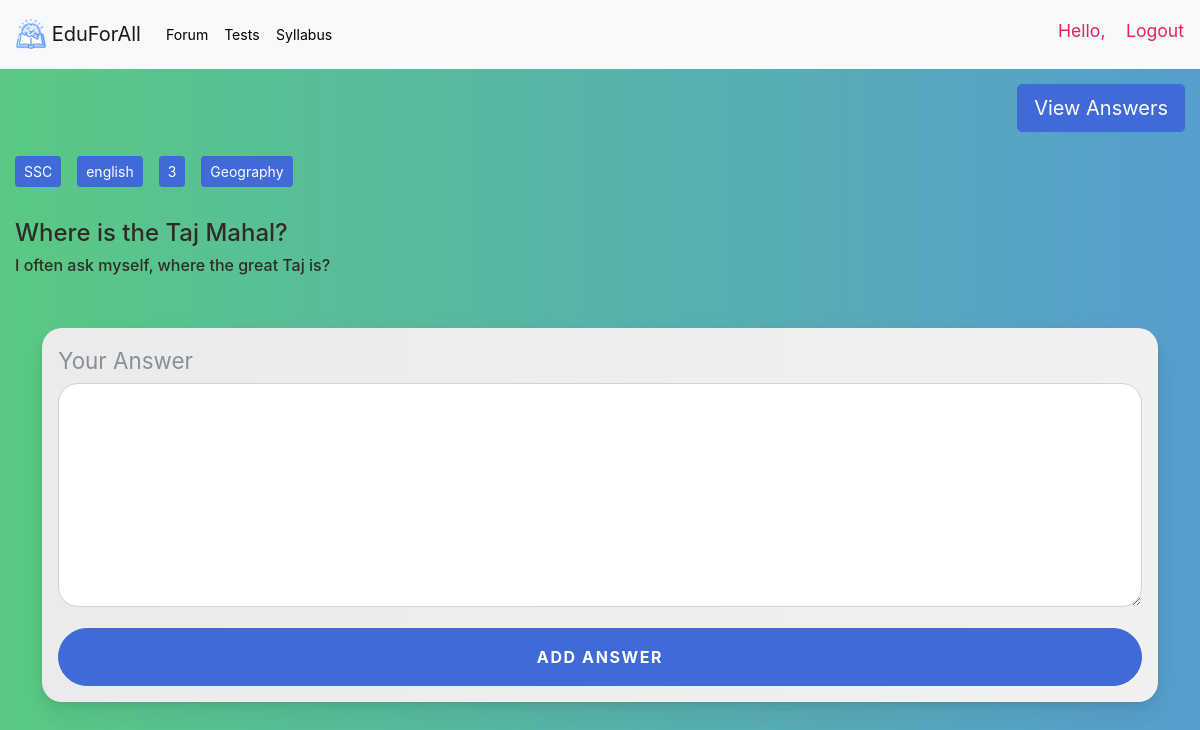
The app's page /forum/question/3 (signed in), older data.
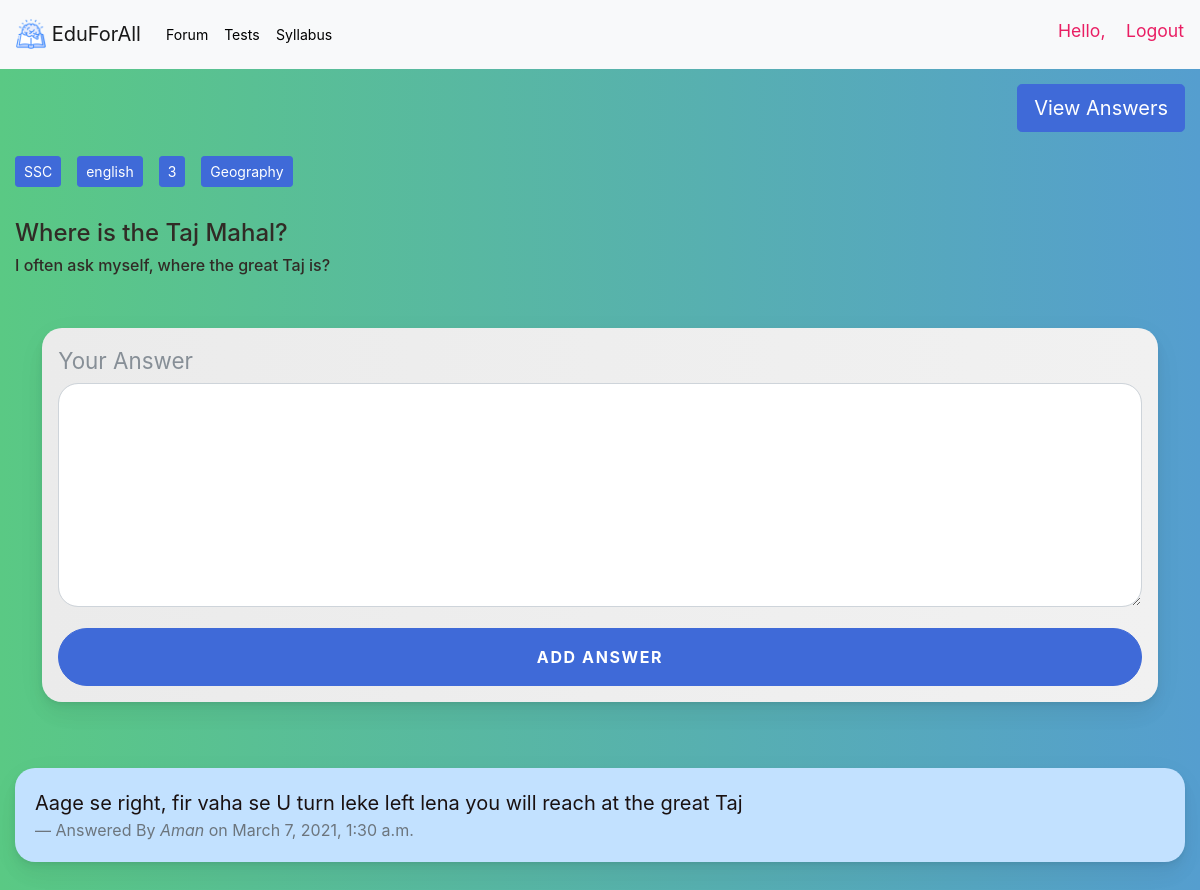
The same page, newer data.
### forum/models.py (models this page shows, shortened)
class question(models.Model):
    created = models.DateTimeField(auto_now_add=True)
    questionBy = models.ForeignKey(student, on_delete=models.CASCADE)
    title = models.CharField(max_length=240)
    body = models.CharField(max_length=25000)
    medium = models.CharField(max_length=100)
    acadYear = models.CharField(max_length=100)
    subject = models.CharField(max_length=100)
    board = models.CharField(max_length=100, default="SSC")

class answer(models.Model):
    created = models.DateTimeField(auto_now_add=True)
    whichQuestion = models.ForeignKey(question, on_delete=models.CASCADE)
    answerBy = models.ForeignKey(student, on_delete=models.CASCADE)
    body = models.CharField(max_length=30000)

class student(models.Model):
    user: OneToOneField = models.OneToOneField(User, on_delete=models.CASCADE)
    acadYear = models.CharField(max_length=100)
    medium = models.CharField(max_length=100)
    board = models.CharField(max_length=100, default="SSC")

### forum/views.py (the view, shortened to what this page needs)
# urls.py: path('question/<int:id>',views.queAns.as_view(),name='queAns'),
class queAns(View):
    def get(self, request, id, template_name='queAns.html'):
        if request.user.is_anonymous:
            return redirect('Login')
        message = {}
        Question = question.objects.filter(id=id)
        Question = Question[0]
        message['question']=Question
        answers = answer.objects.filter(whichQuestion=Question)
        answers = answers.order_by('-created')
        message['answers']=answers
        return render(request,template_name,message)

### forum/templates/queAns.html (shortened to what this page needs)
{% extends 'base.html' %}
{% load static %}
{% block content %}
<link rel="stylesheet" href="{% static 'all.css' %}">
<link rel="stylesheet" href="{% static 'bt.css' %}">
<link rel="stylesheet" href="{% static 'btb.css' %}">
<link rel="stylesheet" href="{% static 'login.css' %}">
<link rel="stylesheet" href="{% static 'forumLanding.css' %}">
<div class="container-fluid">
    <br>
    <br>
    <br>
    <br>
    <a class="btn btn-primary btn-lg float-right" href="#answers" role="button">View Answers</a>
    <br>
    <br>
<br>
</div>
<div class="container-fluid">
    <a class="btn btn-primary btn-sm float-left" style="margin-right: 16px; margin-bottom: 16px" href="" role="button">{{question.board}}</a>
    <a class="btn btn-primary btn-sm float-left" style="margin-right: 16px; margin-bottom: 16px"  href="" role="button">{{question.medium}}</a>
    <a class="btn btn-primary btn-sm float-left" style="margin-right: 16px; margin-bottom: 16px"  href="" role="button">{{question.acadYear}}</a>
    <a class="btn btn-primary btn-sm float-left" style="margin-right: 16px; margin-bottom: 16px"  href="" role="button">{{question.subject}}</a>
</div>
<div class="container-fluid">
<br>
<br>
<br>
    <h4 style="color: #312b26;">{{question.title}}</h4>
    <h6 style="color: #312b26;">{{question.body}}</h6>
    <br>
</div>
<div class="container">
    <div class="row">
        <div class="mx-auto d-block float-left">
            <div class="card card-signin my-4 mx-auto d-block" style="background-color: #fff; border-radius: 20px; background: linear-gradient(to right, #ebebeb, #f1f1f1);">
                <div class="card-body">
                        <form class="form-signin" action="" method="post" style="padding:0.01rem">
                            <label for="body" class="form-label-group">Your Answer</label>
                            <textarea id="body" name="body" rows="10" cols="100"  type="text" class="form-control" required style="border-radius: 20px; font-size: 14px;">
                            </textarea><br>
                            <button class="btn btn-lg btn-primary btn-block text-uppercase" type="submit" style="font-size: 1rem;">Add Answer</button>
                        </form>
                </div>
            </div>
        </div>
    </div>
</div>
<div class="container-fluid" id="answers">
<br>
<br>
    {% for i in answers %}
        <div class="card" style="background-color: #c2e1ff; color: #1a1111;">
            <div class="card-body">
                <blockquote class="blockquote mb-0">
                    <p>{{i.body}}</p>
                    <footer class="blockquote-footer">Answered By <cite
                            title="Source Title">{{ i.answerBy.user.first_name}}</cite> on {{i.created}}</footer>
                </blockquote>
            </div>
        </div>
    <br>
    {% endfor %}
</div>
{% endblock %}

### ensenanza/templates/base.html (shortened to what this page needs)
<!DOCTYPE html>
{%load static%}
<html lang="en">
<head>
  <link rel="stylesheet" href="{% static 'bootstrap.css' %}">
  <link rel="stylesheet" href="{% static 'all.css' %}">
  <link rel="stylesheet" href="{% static 'bt.css' %}">
  <link rel="stylesheet" href="{% static 'btb.css' %}">
  <link rel="stylesheet" href="{% static 'boi1.css' %}">
  <link rel="stylesheet" href="{% static 'intro.css' %}">
  <link rel="stylesheet" href="{% static 'login.css' %}">
<link rel="stylesheet" type="text/css" href="{%static 'plugins/OwlCarousel2-2.2.1/owl.carousel.css' %}">
<link rel="stylesheet" type="text/css" href="{%static 'plugins/OwlCarousel2-2.2.1/owl.theme.default.css' %}">
<link rel="stylesheet" type="text/css" href="{%static 'plugins/OwlCarousel2-2.2.1/animate.css' %}">
<link rel="stylesheet" type="text/css" href="{% static 'testimonial.css' %}">
</head>
<body>
    <header id="header" class="fixed-top">
        <nav class="navbar navbar-expand-lg navbar-light bg-light">
            <a class="navbar-brand" href="{% url 'landingPage' %}">
                <img src="{% static 'book.png' %}" width="30" height="30" class="d-inline-block align-top" alt="">
                EduForAll
              </a>
            <div class="collapse navbar-collapse" id="navbarSupportedContent">
              <ul class="navbar-nav mr-auto">
                <li class="nav-item">
                  <a class="nav-link" href="{% url 'forum:forumLanding' %}" style="margin-left: 2%;"><span style="color:rgb(0, 0, 0)">Forum</a>
                </li>
                <li class="nav-item">
                  <a class="nav-link" href="{% url 'Tests' %}" style="margin-left: 2%;"><span style="color:rgb(0, 0, 0)">Tests</a>
              </li>
                <li class="nav-item">
                    <a class="nav-link" href="{% url 'Syllabus' %}" style="margin-left: 2%;"><span style="color:rgb(0, 0, 0)">Syllabus</a>
                </li>
              </ul>
              {% if user.is_authenticated %}
                <p style="font-size:1.1rem; padding-top:1%"><a href="{% url 'viewProfile' %}"> Hello, {{user.first_name}} {{user.last_name}}</a></p>
              <p style="font-size:1.1rem; padding-top:1%; margin-left: 2%;"><a href="{% url 'Logout' %}">Logout</a></p>
              {% else %}
              <p style="font-size:1.1rem; padding-top:1%; margin-left: 2%;"><a href="{% url 'register' %}"><span style="color:blue">Register</a></p>
              <p style="font-size:1.1rem; padding-top:1%; margin-left: 2%;"><a href="{% url 'Login' %}"><span style="color:blue">Login</a></p>
              {% endif %}
            </div>
          </nav>
    </header>
    {% block content %}
    {% endblock %}
</body>
</html>

### static/login.css (style rules this page uses)
:root { --input-padding-x: 1.5rem; --input-padding-y: .75rem; }
body { background: #007bff; background: linear-gradient(to right, #5ac984, #559ecf); }
.card-signin { border: 0; border-radius: 1rem; box-shadow: 0 0.5rem 1rem 0 rgba(0, 0, 0, 0.1); }
.card-signin .card-body { padding: 1rem; }
.form-signin { width: 100%; }
.card { margin: 0 auto; float: none; margin-bottom: 10px; }
.form-signin .btn { font-size: 80%; border-radius: 5rem; letter-spacing: .1rem; font-weight: bold; padding: 1rem; transition: all 0.2s; }
.form-label-group { position: relative; margin-bottom: 0.3rem; }

### static/forumLanding.css (style rules this page uses)
body { margin: 0; font-family: -apple-system, BlinkMacSystemFont, "Segoe UI", Roboto, "Helvetica Neue", Arial, "Noto Sans", sans-serif, "Apple Color Emoji", "Segoe UI Emoji", "Segoe UI Symbol", "Noto Color Emoji"; font-size: .88rem; font-weight: 400; line-height: 1.5; color: #878f97; text-align: left; background-color: #ffffff }
.card { box-shadow: 0 0.46875rem 2.1875rem rgba(4, 9, 20, 0.03), 0 0.9375rem 1.40625rem rgba(4, 9, 20, 0.03), 0 0.25rem 0.53125rem rgba(4, 9, 20, 0.05), 0 0.125rem 0.1875rem rgba(4, 9, 20, 0.03); border-width: 0; transition: all .2s; border-radius: 20px; }
.btn-primary { color: #fff; background-color: #3f6ad8; border-color: #3f6ad8 }
.form-control { display: block; width: 100%; height: calc(2.25rem + 2px); padding: .375rem .75rem; font-size: 1rem; font-weight: 400; line-height: 1.5; color: #495057; background-color: #fff; background-clip: padding-box; border: 1px solid #ced4da; border-radius: .25rem; transition: border-color 0.15s ease-in-out, box-shadow 0.15s ease-in-out }
.card-body { flex: 1 1 auto; padding: 1.25rem }
.d-block { display: block !important }
a { color: #E91E63; text-decoration: none !important; background-color: transparent }

Row changes from the older to the newer data that the page shows:
added answer: body "Aage se right, fir vaha se U turn leke left lena you will reach at the great Taj", answerBy.user.first_name "Aman", created "March 7, 2021, 1:30 a.m."
